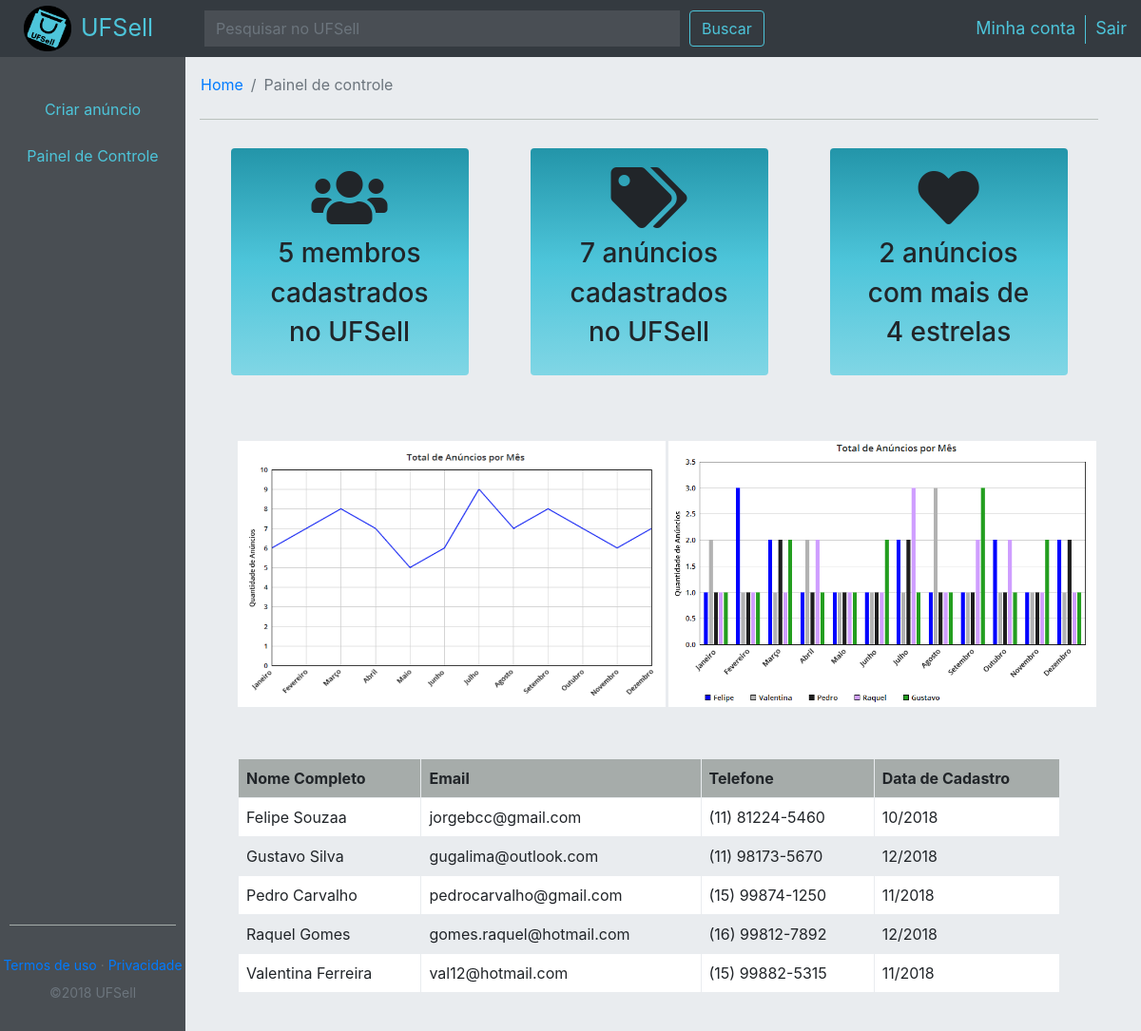
The app's page /vendedor/painel.php (signed in) with its own data.
### tables this page shows
CREATE TABLE IF NOT EXISTS `usuario` (
  `id` int(11) NOT NULL,
  `nome` varchar(60) NOT NULL,
  `sobrenome` varchar(100) DEFAULT NULL,
  `email` varchar(40) NOT NULL,
  `senha` varchar(32) NOT NULL,
  `id_org` int(11) NOT NULL,
  `tel` varchar(15) NOT NULL,
  `mes` int(3) NOT NULL,
  `ano` int(5) NOT NULL
);

### vendedor/painel.php (the view, shortened to what this page needs)
<?php
include('../connection/connection.php');
$script = "SELECT count(id) as c
            FROM usuario
            WHERE id_org = '".$_SESSION['id_organizacao']."'";
$count = $conn->query($script);
$qtP = $count->fetch_object();
$script = "SELECT count(id) as c
            FROM prod
            WHERE id_org = '".$_SESSION['id_organizacao']."'";
$count = $conn->query($script);
$qtA = $count->fetch_object();
$script = "SELECT count(id) as c
            FROM prod
            WHERE id_org = '".$_SESSION['id_organizacao']."' and aval >= 4";
$count = $conn->query($script);
$qt4 = $count->fetch_object();
$script = "SELECT *
            FROM usuario
            WHERE id_org = '".$_SESSION['id_organizacao']."'
            ORDER BY nome ASC";
$tabela = $conn->query($script);
?>
<!DOCTYPE html>
<html lang="pt-br">
    <head>
        <link rel="stylesheet" href="https://stackpath.bootstrapcdn.com/bootstrap/4.1.3/css/bootstrap.min.css">
        <link rel="stylesheet" href="https://use.fontawesome.com/releases/v5.5.0/css/all.css">
        <link type="text/css" rel="stylesheet" href="../css/comprador.css">
        <link type="text/css" rel="stylesheet" href="../css/vendedor.css">
    </head>
    <body>
        <?php include '../includes/nav-vend.php';  ?>
		<div id="defCol" class="col-12 col-md-12">
                <div id="defRow" class="row">
                    <?php include '../includes/menu-vend.php'; ?>
                    <div id="conteudo" class="col-10 col-md-10">
						<nav aria-label="breadcrumb" style="margin-top:5px; margin-left: -15px;">
							<ol class="breadcrumb">
							    <li class="breadcrumb-item"><a href="./home.php">Home</a></li>
							    <li class="breadcrumb-item active" aria-current="page">Painel de controle</li>
							</ol>
						</nav>
						<div class="colD">
							<div class="row" style="margin-top: 30px;">
                                <div class="col-12 col-md-12">
                                    <div class="d-flex justify-content-around">
                                        <div class="card" style="background: linear-gradient(#2395a9, #4dc5da, #80d6e5); border: none;">
                                            <div class="card-body" style="width: 250px;">
                                                <center>
                                                    <i class="fas fa-users fa-4x"></i>
                                                    <h3 style="margin-top: 10px;"><?php echo $qtP->c?> membros</h3>
                                                    <h3>cadastrados</h3>
                                                    <h3>no UFSell</h3>
                                                </center>
                                            </div>
                                        </div>
                                        <div class="card" style="background: linear-gradient(#2395a9, #4dc5da, #80d6e5); border: none;">
                                            <div class="card-body" style="width: 250px;">
                                                <center>
                                                    <i class="fas fa-tags fa-4x"></i>
                                                    <h3 style="margin-top: 10px;"><?php echo $qtA->c?> anúncios</h3>
                                                    <h3>cadastrados</h3>
                                                    <h3>no UFSell</h3>
                                                </center>
                                            </div>
                                        </div>
                                        <div class="card" style="background: linear-gradient(#2395a9, #4dc5da, #80d6e5); border: none;">
                                            <div class="card-body" style="width: 250px;">
                                                <center>
                                                    <i class="fas fa-heart fa-4x"></i>
                                                    <h3 style="margin-top: 10px;"><?php echo $qt4->c?> anúncios</h3>
                                                    <h3>com mais de</h3>
                                                    <h3>4 estrelas</h3>
                                                </center>
                                            </div>
                                        </div>
                                    </div>
                                </div>
							</div>
                            <br>
                            <div class="row" style="margin-left: 10px; margin-right: 0px; margin-top: 30px;">
                                <div class="col-12">
                                    <div class="d-flex justify-content-around">
                                        <div class="col-6">
                                            <img src="../img/anunciospormes.png" alt="graficos" width="450" height="280">
                                        </div>
                                        <div class="col-6">
                                            <img src="../img/totalanuncios.png" alt="graficos" width="450" height="280">
                                        </div>
                                    </div>
                                </div>
                            </div>
                            <br>
                            <div class="row" style="margin-left: 25px; margin-right: 25px; margin-top: 30px; margin-bottom: 40px;">
                                <div class="col-12">
                                    <div class="d-flex justify-content-center">
                                        <table>
                                            <tr>
                                                <th style="margin-right: 15px;">Nome Completo</th>
                                                <th>Email</th>
                                                <th>Telefone</th>
                                                <th>Data de Cadastro</th>
                                            </tr>
                                            <?php
                                            while ($row = $tabela->fetch_object()) {?>
                                            <tr>
                                                <td><?php echo $row->nome; ?>&nbsp<?php echo $row->sobrenome; ?></td>
                                                <td><?php echo $row->email; ?></td>
                                                <td><?php echo $row->tel; ?></td>
                                                <td><?php echo $row->mes; ?>/<?php echo $row->ano; ?></td>
                                            </tr>
                                            <?php
                                            }
                                            ?>
                                        </table>
                                    </div>
                                </div>
                            </div>
						</div>
                    </div>
                </div>
            </div>
    </body>
</html>

### css/comprador.css (style rules this page uses)
html, body { position: relative; height: 100%; }
body { height: 100%; width: 100%; background-color:#e9ecef; }
nav { width: 100%; height: 60px; }
#defCol { width: 100%; height: calc(100% - 60px); }
#defRow { width: 100%; height: 100%; }
#conteudo { background-color:#e9ecef; }
.colD { display: block; -webkit-hyphens: auto; -moz-hyphens: auto; -ms-hyphens: auto; hyphens: auto; width: 100%; border-top: 1px solid #000000; border-color: #b9c0bd; }
.card { margin-bottom: 15px; }

### css/vendedor.css (style rules this page uses)
table { border-collapse: collapse; width: 100%; }
td { border: 1px solid #e9ecef; text-align: left; padding: 8px; }
th { border: 1px solid #e9ecef; background-color: #a6acaa; text-align: left; padding: 8px; }
tr:nth-child(even) { background-color: white; }

### records on screen
usuario: nome "Felipe", sobrenome "Souzaa", email "jorgebcc@gmail.com", tel "(11) 81224-5460", mes "10", ano "2018"
usuario: nome "Gustavo", sobrenome "Silva", email "gugalima@outlook.com", tel "(11) 98173-5670", mes "12", ano "2018"
usuario: nome "Pedro", sobrenome "Carvalho", email "pedrocarvalho@gmail.com", tel "(15) 99874-1250", mes "11", ano "2018"
usuario: nome "Raquel", sobrenome "Gomes", email "gomes.raquel@hotmail.com", tel "(16) 99812-7892", mes "12", ano "2018"
usuario: nome "Valentina", sobrenome "Ferreira", email "val12@hotmail.com", tel "(15) 99882-5315", mes "11", ano "2018"

### other values on screen
$qtP->c "5"
$qtA->c "7"
$qt4->c "2"
